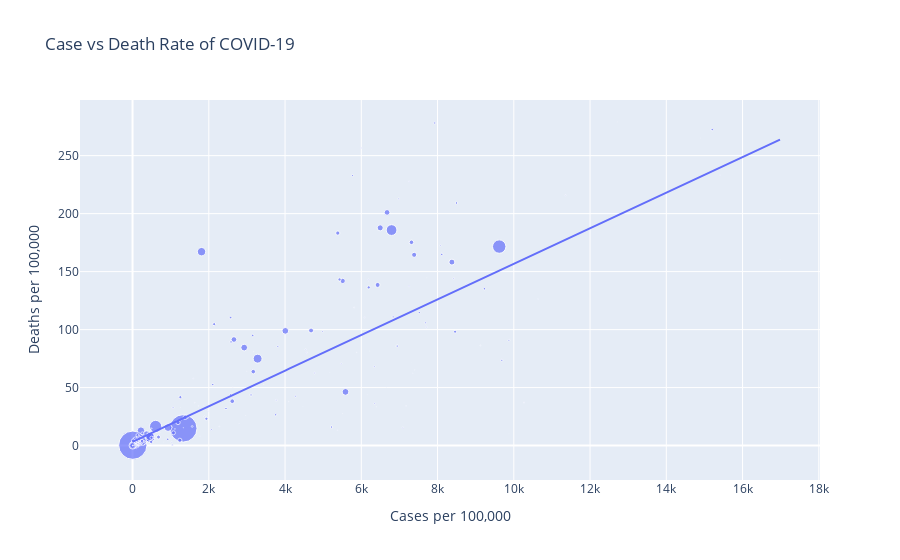

The code cell stored with this chart in its notebook:
### Markdown cell above
The plot can be interpreted as countries above the regression line have a higher-than-average death rate for the number of cases per 100,000 population they have recorded, and the opposite is true for countries below the regression line. The countries with the highest death rate proportional to cases per 100,000 include Mexico, Bulgaria, Bosnia and Hungary. This is likely a reflection of the underlying health of the general populations within these countries, as well as socioeconomic deprivation, limiting access to high quality healthcare. Mexico and Hungary have some of the highest rates of obesity in the world, while Bosnia is still in a period of improving its healthcare system post war and Bulgaria operates a system that mixes public and private healthcare. Countries with the lowest death rate proportional to their reported number of cases per 100,000 include Andorra, Bahrain, Saint Barthelemy and Qatar. Each of these countries has a low population and generally have high a high income (GDP) per capita, meaning that these populations are more likely to have access to a higher standard of healthcare.

Overall, these analyses show that when population sizes are adjusted for, clear trends appear in the number of COVID-19 cases across the continents. While increased number of cases does factor into the death rate, the variability in death rate across different countries is not fully explained by the prevalence of COVID-19 alone, and that other factors such as underlying health of populations and socioeconomic status are likely contributing factors.

## Linear regression to explain deaths per 100,000 population

The previous analysis discussed that other potential factors, outside the scope of the WHO COVID-19 dataset, likely play a role in explaining some of the variability of deaths per 100,000 across different countries. However, it is possible that large amount of the variability in deaths per 100,000 could be explained, by using a combination of the variables within the dataset to fit a multiple regression model, which could then in turn be adapted to make predictions based on input for the independent variables. The countries that were previously highlighted as having low death rate relative to cases were generally small in population size, thereby it is possible that population size may partially explain deaths per 100,000. To better visualise the effect of population size on death rate in relation to number of cases, the population size for each country was computed. The same scatterplot as above was plotted, with marker sizes proportional to the population size.

### Code cell
who_data['Population']= who_data['Total Cases']*(100000/who_data['Cases per 100,000'])
who_data['Population'] = who_data['Population'].fillna(0).round(0).astype('int')

scatter = px.scatter(who_data, x="Cases per 100,000", y="Deaths per 100,000", 
                     trendline="ols", hover_name="Country",
                     size="Population", title="Case vs Death Rate of COVID-19")

scatter.show()

### Figure 1 — Plotly figure (JSON) as saved in the notebook; plotly's stock layout.template omitted (floating-point values rounded to 4 significant figures; data arrays with more than 128 entries replaced by an {"elided": "..."} marker saying what was removed)
{"data": [{"hovertemplate": "<b>%{hovertext}</b><br><br>Cases per 100,000=%{x}<br>Deaths per 100,000=%{y}<br>Population=%{marker.size}<extra></extra>", "hovertext": {"elided": "237 str values"}, "legendgroup": "", "marker": {"color": "#636efa", "size": {"elided": "237 int values"}, "sizemode": "area", "sizeref": 3678000.0, "symbol": "circle"}, "mode": "markers", "name": "", "orientation": "v", "showlegend": false, "type": "scatter", "x": {"elided": "237 float values"}, "xaxis": "x", "y": {"elided": "237 float values"}, "yaxis": "y"}, {"hovertemplate": "<b>OLS trendline</b><br>Deaths per 100,000 = 0.0153497 * Cases per 100,000 + 3.21856<br>R<sup>2</sup>=0.663704<br><br>Cases per 100,000=%{x}<br>Deaths per 100,000=%{y} <b>(trend)</b><extra></extra>", "legendgroup": "", "marker": {"color": "#636efa", "symbol": "circle"}, "mode": "lines", "name": "", "showlegend": false, "type": "scatter", "x": {"elided": "236 float values"}, "xaxis": "x", "y": {"elided": "236 float values"}, "yaxis": "y"}], "layout": {"legend": {"itemsizing": "constant", "tracegroupgap": 0}, "title": {"text": "Case vs Death Rate of COVID-19"}, "xaxis": {"anchor": "y", "domain": [0, 1], "title": {"text": "Cases per 100,000"}}, "yaxis": {"anchor": "x", "domain": [0, 1], "title": {"text": "Deaths per 100,000"}}}}
